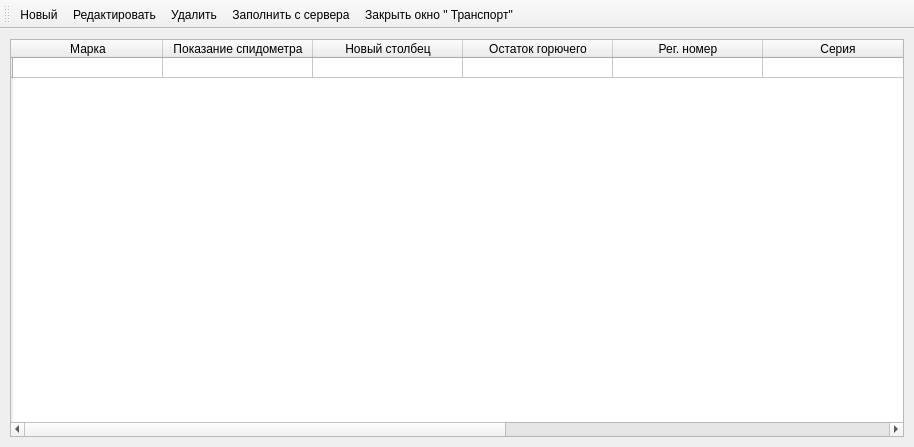
<?xml version="1.0" encoding="UTF-8"?>
<ui version="4.0">
 <class>MainWindow</class>
 <widget class="QMainWindow" name="MainWindow">
  <property name="geometry">
   <rect>
    <x>0</x>
    <y>0</y>
    <width>914</width>
    <height>447</height>
   </rect>
  </property>
  <property name="sizePolicy">
   <sizepolicy hsizetype="Minimum" vsizetype="Minimum">
    <horstretch>0</horstretch>
    <verstretch>0</verstretch>
   </sizepolicy>
  </property>
  <property name="windowTitle">
   <string>Транспорт</string>
  </property>
  <widget class="QWidget" name="centralwidget">
   <property name="sizePolicy">
    <sizepolicy hsizetype="Minimum" vsizetype="Minimum">
     <horstretch>0</horstretch>
     <verstretch>3</verstretch>
    </sizepolicy>
   </property>
   <layout class="QGridLayout" name="gridLayout_2">
    <property name="leftMargin">
     <number>10</number>
    </property>
    <property name="topMargin">
     <number>10</number>
    </property>
    <property name="rightMargin">
     <number>10</number>
    </property>
    <property name="bottomMargin">
     <number>10</number>
    </property>
    <item row="0" column="0">
     <layout class="QGridLayout" name="gridLayout">
      <property name="leftMargin">
       <number>0</number>
      </property>
      <property name="spacing">
       <number>6</number>
      </property>
      <item row="0" column="0">
       <widget class="QTableWidget" name="tableWidget">
        <property name="sizePolicy">
         <sizepolicy hsizetype="Minimum" vsizetype="Minimum">
          <horstretch>0</horstretch>
          <verstretch>0</verstretch>
         </sizepolicy>
        </property>
        <attribute name="horizontalHeaderMinimumSectionSize">
         <number>20</number>
        </attribute>
        <attribute name="horizontalHeaderDefaultSectionSize">
         <number>150</number>
        </attribute>
        <attribute name="horizontalHeaderHighlightSections">
         <bool>true</bool>
        </attribute>
        <attribute name="verticalHeaderMinimumSectionSize">
         <number>10</number>
        </attribute>
        <attribute name="verticalHeaderDefaultSectionSize">
         <number>20</number>
        </attribute>
        <attribute name="verticalHeaderShowSortIndicator" stdset="0">
         <bool>false</bool>
        </attribute>
        <row>
         <property name="text">
          <string/>
         </property>
        </row>
        <column>
         <property name="text">
          <string>Марка</string>
         </property>
        </column>
        <column>
         <property name="text">
          <string>Показание спидометра</string>
         </property>
        </column>
        <column>
         <property name="text">
          <string>Новый столбец</string>
         </property>
        </column>
        <column>
         <property name="text">
          <string>Остаток горючего</string>
         </property>
        </column>
        <column>
         <property name="text">
          <string>Рег. номер</string>
         </property>
        </column>
        <column>
         <property name="text">
          <string>Серия</string>
         </property>
        </column>
        <column>
         <property name="text">
          <string>номер</string>
         </property>
        </column>
        <column>
         <property name="text">
          <string>Летняя норма</string>
         </property>
        </column>
        <column>
         <property name="text">
          <string>Зимняя норма</string>
         </property>
        </column>
       </widget>
      </item>
     </layout>
    </item>
   </layout>
  </widget>
  <widget class="QToolBar" name="toolBar">
   <property name="windowTitle">
    <string>toolBar</string>
   </property>
   <attribute name="toolBarArea">
    <enum>TopToolBarArea</enum>
   </attribute>
   <attribute name="toolBarBreak">
    <bool>false</bool>
   </attribute>
   <addaction name="action"/>
   <addaction name="action_2"/>
   <addaction name="action_3"/>
   <addaction name="action_4"/>
   <addaction name="action_5"/>
  </widget>
  <action name="action">
   <property name="icon">
    <iconset>
     <normaloff>bmp/8.bmp</normaloff>bmp/8.bmp</iconset>
   </property>
   <property name="text">
    <string>Новый</string>
   </property>
  </action>
  <action name="action_2">
   <property name="icon">
    <iconset>
     <normaloff>bmp/4.bmp</normaloff>bmp/4.bmp</iconset>
   </property>
   <property name="text">
    <string>Редактировать</string>
   </property>
  </action>
  <action name="action_3">
   <property name="icon">
    <iconset>
     <normaloff>bmp/3.bmp</normaloff>bmp/3.bmp</iconset>
   </property>
   <property name="text">
    <string>Удалить</string>
   </property>
  </action>
  <action name="action_4">
   <property name="icon">
    <iconset>
     <normaloff>bmp/12.bmp</normaloff>bmp/12.bmp</iconset>
   </property>
   <property name="text">
    <string>Заполнить с сервера</string>
   </property>
  </action>
  <action name="action_5">
   <property name="icon">
    <iconset>
     <normaloff>bmp/11.bmp</normaloff>bmp/11.bmp</iconset>
   </property>
   <property name="text">
    <string>Закрыть окно &quot; Транспорт&quot;</string>
   </property>
  </action>
 </widget>
 <resources/>
 <connections/>
</ui>
